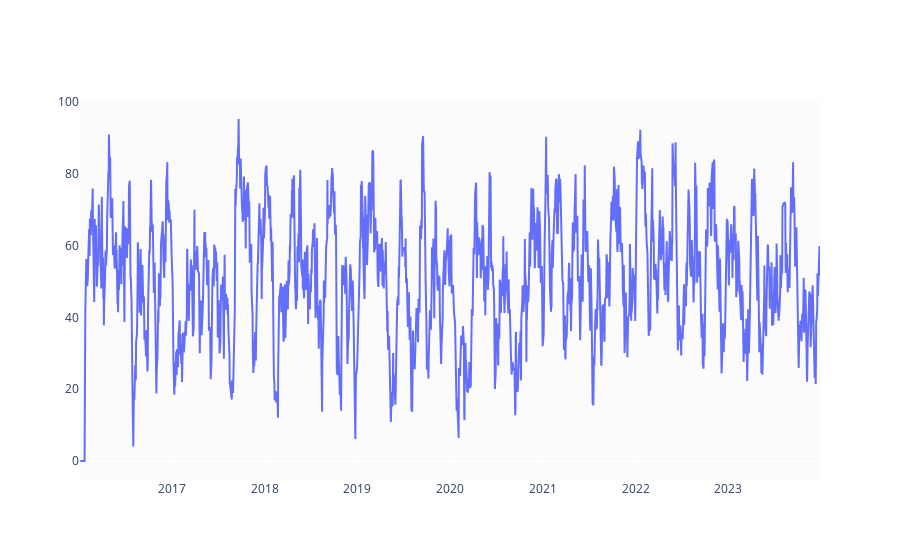

The notebook cell this image was saved under:
### Code cell
def relative_strength_idx(df, n=14):
    close = df['PRC']
    delta = close.diff()
    delta = delta[1:]
    pricesUp = delta.copy()
    pricesDown = delta.copy()
    pricesUp[pricesUp < 0] = 0
    pricesDown[pricesDown > 0] = 0
    rollUp = pricesUp.rolling(n).mean()
    rollDown = pricesDown.abs().rolling(n).mean()
    rs = rollUp / rollDown
    rsi = 100.0 - (100.0 / (1.0 + rs))
    return rsi

df['RSI'] = relative_strength_idx(df).fillna(0)

fig = go.Figure(go.Scatter(x=df.date, y=df.RSI, name='RSI'))
fig.show()

### Figure 1 — Plotly figure (JSON) as saved in the notebook; plotly's stock layout.template omitted (floating-point values rounded to 4 significant figures; data arrays with more than 128 entries replaced by an {"elided": "..."} marker saying what was removed)
{"data": [{"name": "RSI", "type": "scatter", "x": {"elided": "2012 str values"}, "y": {"elided": "2012 float values"}}], "layout": {}}
